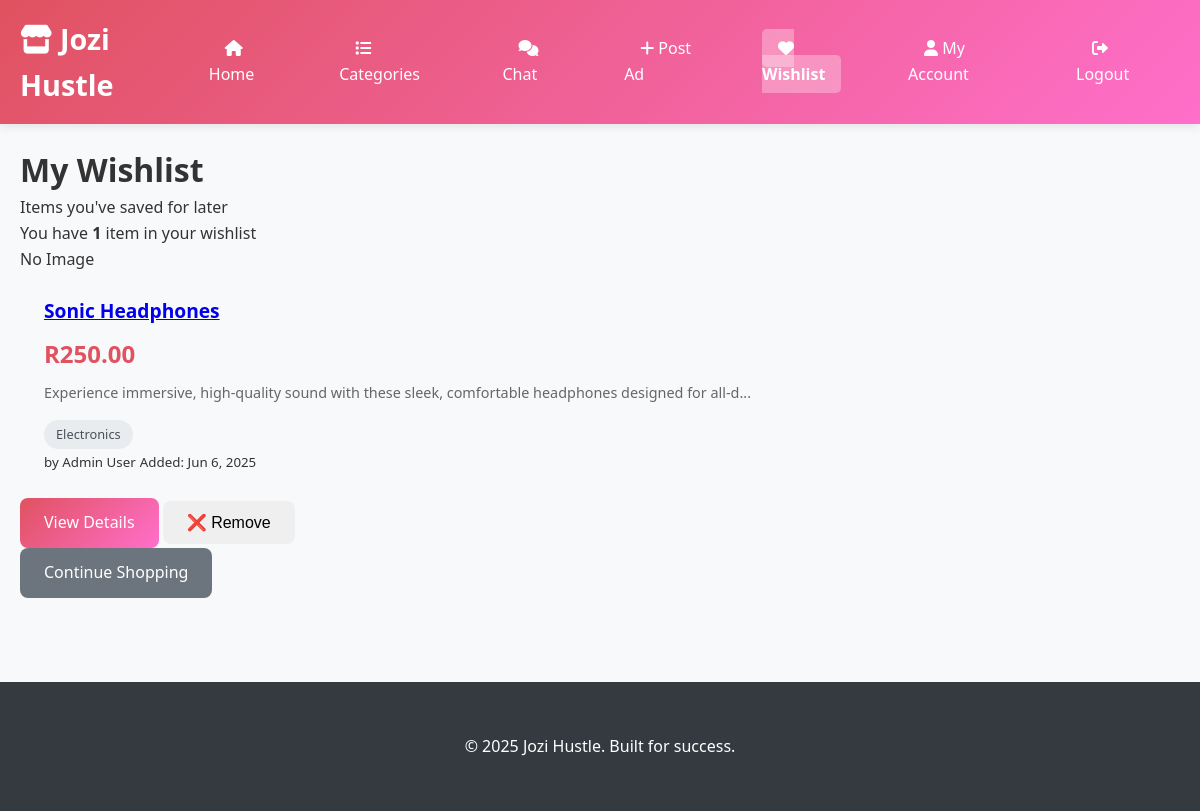
The app's page /pages/wishlist.php (signed in) with its own data.
### tables this page shows
CREATE TABLE `wishlist` (
  `id` int(11) NOT NULL,
  `buyer_id` int(11) NOT NULL,
  `ad_id` int(11) NOT NULL,
  `created_at` timestamp NOT NULL DEFAULT current_timestamp()
);

CREATE TABLE `ads` (
  `id` int(11) NOT NULL,
  `seller_id` int(11) DEFAULT NULL,
  `title` varchar(255) DEFAULT NULL,
  `price` decimal(10,2) DEFAULT NULL,
  `description` text DEFAULT NULL,
  `short_description` text DEFAULT NULL,
  `image` varchar(255) DEFAULT NULL,
  `category` enum('Food','Electronics','Clothing','Beverages','Household Contents','Other') DEFAULT NULL,
  `rating` decimal(3,2) DEFAULT 0.00,
  `status` enum('available','sold') DEFAULT 'available',
  `created_at` timestamp NOT NULL DEFAULT current_timestamp(),
  `blocked` tinyint(1) DEFAULT 0
);

CREATE TABLE `users` (
  `id` int(11) NOT NULL,
  `name` varchar(50) DEFAULT NULL,
  `surname` varchar(50) DEFAULT NULL,
  `email` varchar(100) DEFAULT NULL,
  `phone` varchar(15) DEFAULT NULL,
  `gender` enum('Male','Female','Other') DEFAULT NULL,
  `dob` date DEFAULT NULL,
  `password` varchar(255) DEFAULT NULL,
  `created_at` timestamp NOT NULL DEFAULT current_timestamp(),
  `blocked` tinyint(1) DEFAULT 0
);

### pages/wishlist.php (the view, shortened to what this page needs)
<?php
require_once '../config/db_config.php';
$currentUser = $_SESSION['user'];
$stmt = $conn->prepare("
    SELECT a.*, u.name as seller_name, u.surname as seller_surname, w.created_at as added_date
    FROM ads a
    JOIN wishlist w ON a.id = w.ad_id
    JOIN users u ON a.seller_id = u.id
    WHERE w.buyer_id = ?
    ORDER BY w.created_at DESC
");
$stmt->execute([$currentUser['id']]);
$wishlist_ads = $stmt->fetchAll(PDO::FETCH_ASSOC);
?>
<!DOCTYPE html>
<html lang="en">
<head>
    <link rel="stylesheet" href="../assets/css/StyleSheet.css">
    <link href="https://cdnjs.cloudflare.com/ajax/libs/font-awesome/6.0.0/css/all.min.css" rel="stylesheet">
</head>
<body>
    <nav class="navbar">
        <div class="nav-container">
            <a href="../index.php" class="logo">
                <i class="fas fa-store"></i> Jozi Hustle
            </a>
            <ul class="nav-links">
                <li><a href="../index.php"><i class="fas fa-home"></i> Home</a></li>
                <li><a href="categories.php"><i class="fas fa-list"></i> Categories</a></li>
                <li><a href="chat.php"><i class="fas fa-comments"></i> Chat</a></li>
                <li><a href="../ads/ad.php"><i class="fas fa-plus"></i> Post Ad</a></li>
                <li><a href="wishlist.php" class="active"><i class="fas fa-heart"></i> Wishlist</a></li>
                <li><a href="../user/user_account.php"><i class="fas fa-user"></i> My Account</a></li>
                <li><a href="../auth/logout.php"><i class="fas fa-sign-out-alt"></i> Logout</a></li>
            </ul>
        </div>
    </nav>
    <div class="container">
        <div class="wishlist-content">
            <h1>My Wishlist</h1>
            <p class="wishlist-subtitle">Items you've saved for later</p>
            <?php if (empty($wishlist_ads)): ?>
                <div class="empty-wishlist">
                    <div class="empty-icon">🤍</div>
                    <h3>Your wishlist is empty</h3>
                    <p>Start browsing and save items you're interested in!</p>
                    <a href="../index.php" class="btn btn-primary">Browse Marketplace</a>
                </div>
            <?php else: ?>
                <div class="wishlist-stats">
                    <p>You have <strong><?php echo count($wishlist_ads); ?></strong> item<?php echo count($wishlist_ads) !== 1 ? 's' : ''; ?> in your wishlist</p>
                </div>
                <div class="wishlist-grid">
                    <?php foreach ($wishlist_ads as $ad): ?>
                        <div class="wishlist-item">
                            <div class="wishlist-card">
                                <div class="product-image-section">
                                    <?php if (!empty($ad['image']) && file_exists('../' . $ad['image'])): ?>
                                        <img src="../<?php echo htmlspecialchars($ad['image']); ?>"
                                             alt="<?php echo htmlspecialchars($ad['title']); ?>"
                                             class="product-image">
                                    <?php else: ?>
                                        <div class="no-image">No Image</div>
                                    <?php endif; ?>
                                </div>
                                <div class="product-info">
                                    <h3 class="product-title">
                                        <a href="../ads/ad_detail.php?id=<?php echo $ad['id']; ?>">
                                            <?php echo htmlspecialchars($ad['title']); ?>
                                        </a>
                                    </h3>
                                    <div class="product-price">R<?php echo number_format($ad['price'], 2); ?></div>
                                    <p class="product-description"><?php echo htmlspecialchars(substr($ad['description'], 0, 100)); ?><?php echo strlen($ad['description']) > 100 ? '...' : ''; ?></p>
                                    <?php if (!empty($ad['category'])): ?>
                                        <span class="product-category"><?php echo htmlspecialchars($ad['category']); ?></span>
                                    <?php endif; ?>
                                    <div class="product-meta">
                                        <small>by <?php echo htmlspecialchars($ad['seller_name'] . ' ' . $ad['seller_surname']); ?></small>
                                        <small>Added: <?php echo date('M j, Y', strtotime($ad['added_date'])); ?></small>
                                    </div>
                                </div>
                                <div class="wishlist-actions">
                                    <a href="../ads/ad_detail.php?id=<?php echo $ad['id']; ?>" class="btn btn-primary btn-sm">View Details</a>
                                    <form method="POST" style="display: inline;">
                                        <button type="submit" class="btn btn-outline btn-sm" onclick="return confirm('Remove this item from your wishlist?')">
                                            ❌ Remove
                                        </button>
                                    </form>
                                </div>
                            </div>
                        </div>
                    <?php endforeach; ?>
                </div>
                <div class="wishlist-actions-footer">
                    <a href="../index.php" class="btn btn-secondary">Continue Shopping</a>
                </div>
            <?php endif; ?>
        </div>
    </div>
    <footer class="footer">
        <div class="container">
            <p>&copy; 2025 Jozi Hustle. Built for  success.</p>
        </div>
    </footer>
</body>
</html>

### assets/css/StyleSheet.css (style rules this page uses)
* { margin: 0; padding: 0; box-sizing: border-box; }
body { font-family: 'Segoe UI', Tahoma, Geneva, Verdana, sans-serif; line-height: 1.6; color: #333; background-color: #f8f9fa; }
.navbar { background: linear-gradient(135deg, #e05260 0%, #ff6fcb 100%); padding: 1rem 0; box-shadow: 0 2px 10px rgba(0,0,0,0.1); position: sticky; top: 0; z-index: 1000; }
.nav-container { max-width: 1200px; margin: 0 auto; padding: 0 20px; display: flex; justify-content: space-between; align-items: center; }
.logo { color: white; font-size: 1.8rem; font-weight: bold; text-decoration: none; }
.nav-links { list-style: none; display: flex; gap: 2rem; }
.nav-links a { color: white; text-decoration: none; font-weight: 500; padding: 0.5rem 1rem; border-radius: 5px; transition: background-color 0.3s ease; }
.nav-links a.active { background-color: rgba(255,255,255,0.3); font-weight: 600; }
.container { max-width: 1200px; margin: 0 auto; padding: 20px; }
.btn { display: inline-block; padding: 12px 24px; border: none; border-radius: 8px; font-size: 1rem; font-weight: 500; text-decoration: none; text-align: center; cursor: pointer; transition: all 0.3s ease; }
.btn-primary { background: linear-gradient(135deg, #e05260 0%, #ff6fcb 100%); color: white; }
.btn-secondary { background: #6c757d; color: white; }
.product-info { padding: 1.5rem; }
.product-title { font-size: 1.2rem; font-weight: 600; margin-bottom: 0.5rem; color: #333; }
.product-price { font-size: 1.5rem; font-weight: 700; color: #e05260; margin-bottom: 0.5rem; }
.product-description { color: #666; font-size: 0.9rem; margin-bottom: 1rem; display: -webkit-box; -webkit-line-clamp: 3; -webkit-box-orient: vertical; overflow: hidden; }
.product-category { display: inline-block; background: #e9ecef; color: #495057; padding: 0.25rem 0.75rem; border-radius: 15px; font-size: 0.8rem; font-weight: 500; }
.footer { background: #343a40; color: white; text-align: center; padding: 2rem 0; margin-top: 4rem; }

### records on screen
wishlist: ad.title "Sonic Headphones", ad.price "250.00", ad.description "Experience immersive, high-quality sound with these sleek, comfortable headphones designed for all-d", ad.category "Electronics", users.name+surname "Admin User", created_at "Jun 6, 2025"

### other values on screen
count($wishlist_ads) "1"
